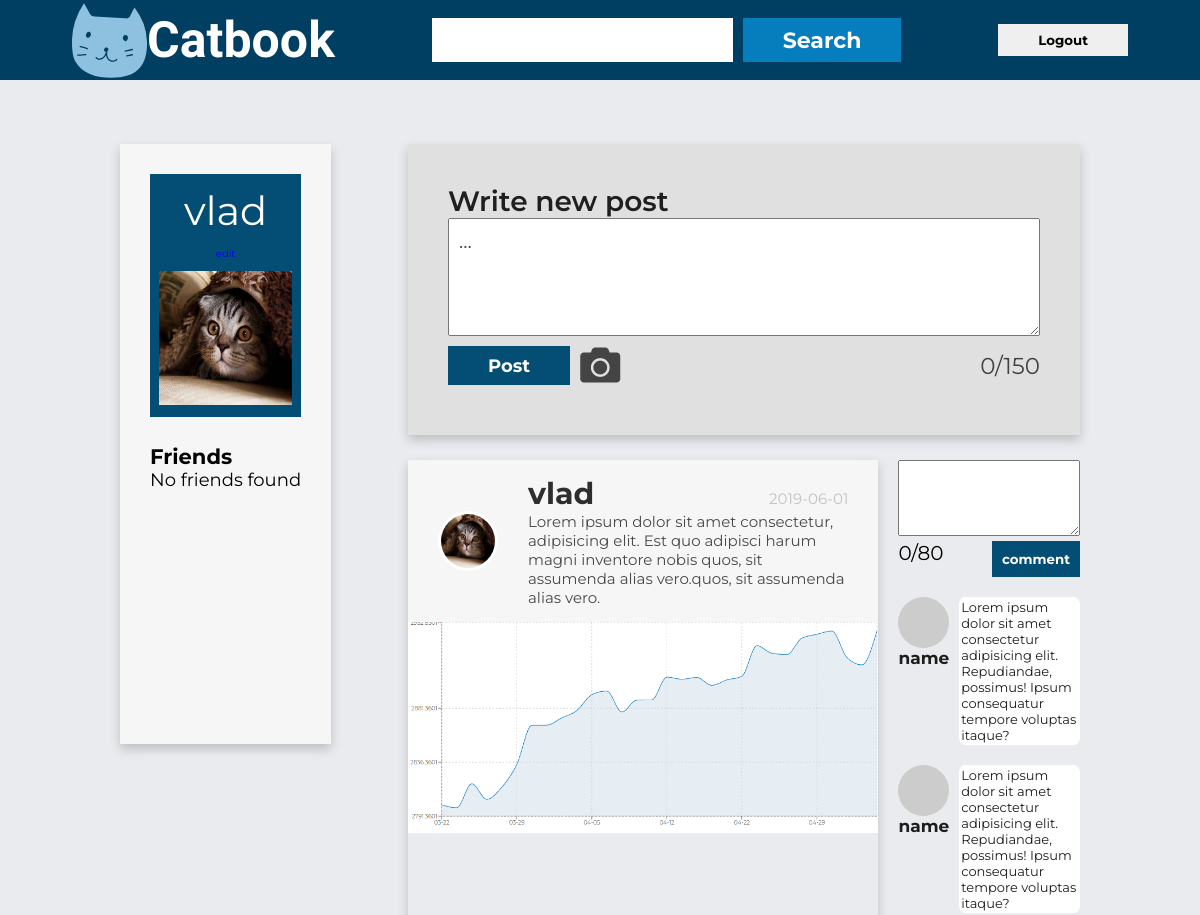
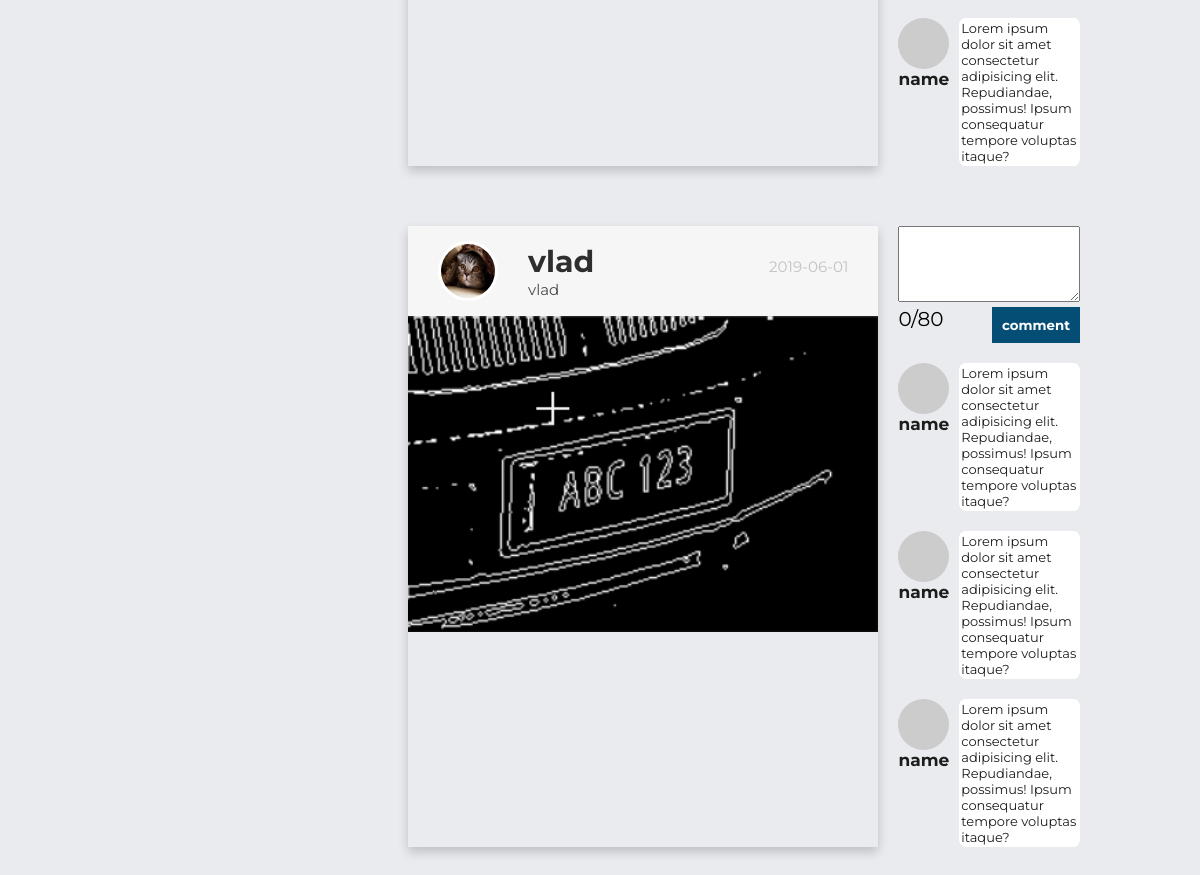
Page /logged.php (signed in) on the committed database (2 pictures, top to bottom).
### tables this page shows
CREATE TABLE `posts` (
  `id` int(11) NOT NULL,
  `posterId` int(11) NOT NULL,
  `content` text NOT NULL,
  `timestamp` timestamp NOT NULL DEFAULT CURRENT_TIMESTAMP,
  `pictureName` varchar(200) NOT NULL
);

CREATE TABLE `users` (
  `id` int(11) NOT NULL,
  `username` varchar(20) NOT NULL,
  `password` varchar(256) NOT NULL,
  `phoneNumber` int(11) NOT NULL,
  `email` varchar(30) NOT NULL,
  `profilePicture` varchar(200) NOT NULL
);

### partials/post.php (the view)
<?php
try {
    $connection = connect();
    $sql        = "SELECT username,id,profilePicture FROM users WHERE id=:id";
    $stmt = $connection->prepare($sql);
    $id   = $post->posterId;
    $stmt->execute(['id' => $id]);
    $user = $stmt->fetch();
} catch (PDOException $e) {
    echo "<br>" . $e->getMessage();
}
?>
<section class="post">
    <section class="post-content">
    <div class="post-top">
            <img class="user-image--post" src="./images/defaultProfilePictures/<?php echo ($user->profilePicture) ?>" alt="">
        <div class="post-cont">
            <div class="post-info-text">
                <p class="post-username"> <?php echo ($user->username); ?></p>
                <p class="post-timestamp"><?php echo (substr($post->timestamp, 0, 10)); ?></p>
            </div>
            <p class="post-text">
                <?php echo ($post->content); ?>
            </p>
        </div>
    </div>
        <img class="post-image" src="./images/post/<?php echo ($post->pictureName); ?>" alt="">
    </section>
    <?php require "./partials/comment.php"; ?>
</section>

### logged.php (shortened to what this page needs)
<?php
$name   = $_SESSION["username"];
$userId = $_SESSION["userId"];
$connection = connect();
$sql        = "SELECT friendId,friendName FROM friends WHERE userId=$userId";
$stmt = $connection->prepare($sql);
$stmt->execute();
$friends    = $stmt->fetchAll();
?>
<!DOCTYPE html>
<html lang="en">
    <head>
        <?php require "./partials/_head.php"; ?>
    </head>
    <body>
        <?php require "./partials/navbar.php" ?>
        <div class="logged-wrapper">
            <?php require "./partials/user.php"; ?>
            <main class="main">
                <?php require "./partials/post-form.php"; ?>
                <?php require "./partials/posts.php"; ?>
            </main>
        </div>
    </body>
</html>

### partials/_head.php (shortened to what this page needs)
<link rel="stylesheet" href="https://use.fontawesome.com/releases/v5.8.2/css/all.css"
>
<link rel="stylesheet" href="./style/css/main.css" />

### partials/navbar.php (shortened to what this page needs)
<div class="navbar">
    <a href="./" class="header__link">
        <header class="header">
            <img src="./images/catbook.svg" alt="" class="header__logo" />
            <h1 class="header__text">Catbook</h1>
        </header>
    </a>
    <?php if (!isset($_SESSION["isLoggedIn"])) { ?>
    <form action="./process.php" method="POST" class="login-form" name="login-form" autocomplete="off" id="login-form">
        <div class="input-container  margin--right ">
            <label for="username" class="form-label login-form__label">
                Username <?php if (isset($_SESSION["errors"])) {
    echo $_SESSION["errors"];
} ?>
            </label>
            <input autocomplete="false" type="text" placeholder="example@email.com" name="username"
                class="form-input login-form__input" form="login-form" onchange="validate(event)" />
        </div>
        <div class="input-container  margin--right ">
            <label for="password" class="form-label login-form__label">
                Password
            </label>
            <input autocomplete="false" type="password" placeholder="*******" name="password"
                class="form-input login-form__input" form="login-form" onchange="validate(event)" />
        </div>
        <button form="login-form" type="submit" name="login-button" class="button button--secondary button--login">
            Login
        </button>
    </form>
    <?php } else { ?>
    <form action="./search.php" method="POST" id="search-form" class="search-form"
        <?php if (isset($_SESSION["isSearching"])) { ?> <?php  ?> <?php } ?>>
        <input autocomplete="false" type="text" name="search-input" class="form-input search-form__input"
            form="search-form" />
        <button form="search-form" type="submit" name="search-button" class="button button--secondary button--search">
            Search
        </button>
    </form>
    <form action="./process.php" method="POST" id="logout-form">
        <button form="logout-form" type="submit" name="logout-button" class="button button--logout">
            Logout
        </button>
    </form>
    <?php } ?>
</div>

### partials/user.php (shortened to what this page needs)
<aside class="user-profile">
    <section class="user">
        <h2 class="user__header"><?php echo $name; ?></h2>
        <a href="./edit.php?user=<?php echo ($_SESSION["userId"]); ?>">edit</a>
        <img class="user__image" src="./images/defaultProfilePictures/<?php echo ($_SESSION["profilePicture"]); ?>" alt="Profile picture">
    </section>
    <section class="friends">
        <h3 class="friends__header">Friends</h3>
        <?php if (count($friends) === 0) {echo ("<p>No friends found<p>");} ?>
    </section>
</aside>

### partials/post-form.php (shortened to what this page needs)
<section class="post-area">
    <h3 class="post-area__header">Write new post</h3>
    <form class="post-form" id="post-form" action="process.php" method="POST" enctype="multipart/form-data">
        <textarea class="text-area text-area--post" name="text" id="" cols="15" rows="4"
            onkeyup="handleCounting(event)">...</textarea>
        <div class="post-form__bottom">
            <div class="input-group">
                <label for="post-form__image-input" class="image-input__icon">
                    <i class="fas fa-camera"></i>
                </label>
                <button class="button button--primary button--post" name="post-button">
                    Post
                </button>
            </div>
            <p class="post-form__letter-counter">
                <span class="text__counter">0</span>/150
            </p>
        </div>
    </form>
</section>

### partials/posts.php (shortened to what this page needs)
<?php
$connection = connect();
$sql  = "SELECT * FROM posts ORDER BY timestamp DESC";
$stmt = $connection->prepare($sql);
$stmt->execute();
$posts      = $stmt->fetchAll();
?>
<section class="posts">
    <?php foreach ($posts as $post) { ?>
    <?php require "./partials/post.php"; ?>
    <?php }
; ?>
</section>

### partials/comment.php
<section class="comments">
<form class="comment-form" action="./process.php" method="POST" >
<textarea class="text-area text-area--comment" name="comment" id=""  rows="4" onkeyup="handleCounting(event)"></textarea>
<div class="comment-form__bottom">
    <p class="comment-form__letter-counter"> <span class="comment__counter">0</span>/80</p>
    <button class="button button--primary button--comment" name="comment-button">comment</button>
</div>
</form>
    <div class="comment">
        <div class="comment-user">
            <img class="user-image--comment" src="https://picsum.photos/40/40/?random" alt="">
            <h4 class="comment-user__name">name</h4>
        </div>
        <p class="comment__text">Lorem ipsum dolor sit amet consectetur adipisicing elit. Repudiandae, possimus! Ipsum
            consequatur tempore voluptas itaque?</p>
    </div>
    <div class="comment">
        <div class="comment-user">
            <img class="user-image--comment" src="https://picsum.photos/40/40/?random" alt="">
            <h4 class="comment-user__name">name</h4>
        </div>
        <p class="comment__text">Lorem ipsum dolor sit amet consectetur adipisicing elit. Repudiandae, possimus! Ipsum
            consequatur tempore voluptas itaque?</p>
    </div>
    <div class="comment">
        <div class="comment-user">
            <img class="user-image--comment" src="https://picsum.photos/40/40/?random" alt="">
            <h4 class="comment-user__name">name</h4>
        </div>
        <p class="comment__text">Lorem ipsum dolor sit amet consectetur adipisicing elit. Repudiandae, possimus! Ipsum
            consequatur tempore voluptas itaque?</p>
    </div>
</section>

### style/css/main.css (style rules this page uses)
body { padding: 0rem; margin: 0rem; background: #e9ebee; overflow-y: scroll; }
* { margin: 0rem; box-sizing: border-box; font-family: "Montserrat", sans-serif; }
h1 { font-family: "Merienda", cursive; }
html { font-family: "Montserrat", sans-serif !important; font-size: 10px; }
a { text-decoration: none; }
.navbar { width: 100%; background: #003f61; display: flex; justify-content: space-between; padding: 1vh 6vw; align-items: center; height: 10vh; }
.header { display: flex; align-items: center; }
.header__text { color: white; font-size: 5rem; margin: 0px; }
.button { border: none; align-self: flex-end; padding: 0.81rem 4rem; cursor: pointer; font-weight: 700; }
.form-input { border: none; padding: 0.8rem 1.2rem; }
.button--secondary { color: #fff; background: #067DBD; }
.posts { display: flex; flex-direction: column; padding: 2.5rem 0rem; }
.post { display: flex; margin-bottom: 6rem; }
.post-content { width: 70%; box-shadow: 0 5px 10px rgba(0, 0, 0, 0.19); }
.post-top { display: flex; padding: 1.5rem 3rem; align-items: center; position: relative; background: #F6F6F6; }
.post-cont { text-align: left; width: 100%; margin-left: 3rem; }
.post-info-text { display: flex; justify-content: space-between; align-items: baseline; }
.post-timestamp { margin-left: 2rem; font-size: 1.5rem; color: #c2c2c2; }
.post-username { display: inline; font-weight: 700; font-size: 3rem; color: #2e2e2e; }
.user-image--post { width: 5vw; height: 5vw; border-radius: 50%; border: .3rem white solid; }
.post-text { font-size: 1.5rem; color: #494949; grid-column: 1/3; }
.post-image { width: 100%; }
.comments { width: 30%; padding-left: 2rem; overflow-y: scroll; }
.comment { margin-top: 2rem; display: flex; }
.comment-user { display: flex; flex-direction: column; }
.user-image--comment { border-radius: 90%; }
.comment-user__name { font-size: 1.7rem; color: #1d1d1d; }
.comment__text { margin-left: 1rem; padding: .2rem; font-size: 1.3rem; border-radius: 5%; background: #fff; color: #1d1d1d; }
.comment-form { font-size: 2rem; width: 100%; }
.text-area--comment { padding: .5rem; width: 100%; }
.comment-form__bottom { display: flex; justify-content: space-between; }
.button--comment { padding: 1rem; }
.comment-form__letter-counter { font-size: 2rem; }
.button--primary { color: #fff; background: #044E76; }
.search-form__input { font-size: 2.2rem; font-family: "Montserrat", sans-serif !important; font-weight: 700; }
.button--search { font-size: 2.2rem; margin-left: 1rem; }
.search-form { display: flex; }
.logged-wrapper { width: 80%; max-width: 100%; margin: auto; margin-top: 8vh; display: flex; justify-content: space-between; }
.user-profile { background: #f6f6f6; width: 22%; height: 75vh; padding: 3rem; display: flex; flex-direction: column; justify-content: space-between; position: sticky; box-shadow: 0 5px 10px rgba(0, 0, 0, 0.19); }
.user { background: #044e76; height: 45%; display: flex; flex-direction: column; align-items: center; justify-content: space-evenly; }
.user__header { font-size: 4rem; font-weight: 400; color: #fff; }
.user__image { height: 55%; }
.friends { font-size: 1.8rem; overflow-y: scroll; height: 50%; }
.main { width: 70%; display: flex; flex-direction: column; }
.post-area { background: #E0E0E0; width: 100%; display: flex; flex-direction: column; padding: 4rem; box-shadow: 0 5px 10px rgba(0, 0, 0, 0.19); }
.post-area__header { font-size: 2.8rem; font-weight: 600; color: #1f1f1f; }
.post-form { width: 100%; height: 100%; display: flex; flex-direction: column; }
.text-area--post { font-size: 2rem; padding: 1rem; color: #444444; }
.post-form__bottom { display: flex; justify-content: space-between; align-items: center; padding: .5rem 0rem; }
.input-group { display: flex; flex-direction: row-reverse; }
.image-input__icon { font-size: 4rem; color: #444444; margin-left: 1rem; }
.button--post { font-size: 1.8rem; align-self: center; }
.post-form__letter-counter { font-size: 2.3rem; opacity: .7; }

### rows in the picture
posts: users.profilePicture (picture), users.username "vlad", timestamp "2019-06-01", content "Lorem ipsum dolor sit amet consectetur, adipisicing elit. Est quo adipisci harum magni inventore nobis quos, sit assumenda alias vero.quos, sit assumenda alias vero.", pictureName (picture)
posts: users.profilePicture (picture), users.username "vlad", timestamp "2019-06-01", content "vlad", pictureName (picture)

### other values in the picture
$name "vlad"
